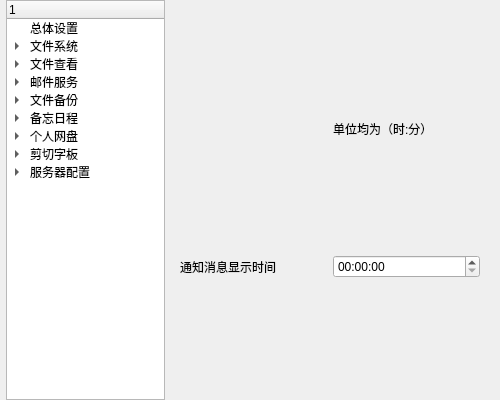
<?xml version="1.0" encoding="UTF-8"?>
<ui version="4.0">
 <class>Setting</class>
 <widget class="QWidget" name="Setting">
  <property name="geometry">
   <rect>
    <x>0</x>
    <y>0</y>
    <width>500</width>
    <height>400</height>
   </rect>
  </property>
  <property name="windowTitle">
   <string>设置</string>
  </property>
  <property name="windowIcon">
   <iconset theme="QIcon::ThemeIcon::WeatherClear"/>
  </property>
  <layout class="QGridLayout" name="gridLayout_5" columnstretch="1,2">
   <property name="leftMargin">
    <number>6</number>
   </property>
   <property name="topMargin">
    <number>0</number>
   </property>
   <property name="bottomMargin">
    <number>0</number>
   </property>
   <item row="0" column="0">
    <widget class="QTreeWidget" name="treeWidget">
     <column>
      <property name="text">
       <string/>
      </property>
     </column>
     <item>
      <property name="text">
       <string>总体设置</string>
      </property>
     </item>
     <item>
      <property name="text">
       <string>文件系统</string>
      </property>
      <item>
       <property name="text">
        <string>默认使用目录</string>
       </property>
      </item>
     </item>
     <item>
      <property name="text">
       <string>文件查看</string>
      </property>
      <item>
       <property name="text">
        <string>字体大小</string>
       </property>
      </item>
      <item>
       <property name="text">
        <string>操作窗口可见性</string>
       </property>
      </item>
     </item>
     <item>
      <property name="text">
       <string>邮件服务</string>
      </property>
      <item>
       <property name="text">
        <string>收发人</string>
       </property>
      </item>
      <item>
       <property name="text">
        <string>设置</string>
       </property>
      </item>
     </item>
     <item>
      <property name="text">
       <string>文件备份</string>
      </property>
      <item>
       <property name="text">
        <string>备份路径</string>
       </property>
      </item>
     </item>
     <item>
      <property name="text">
       <string>备忘日程</string>
      </property>
 
      <item>
       <property name="text">
        <string>提前多久提醒</string>
       </property>
      </item>
     </item>
     <item>
      <property name="text">
       <string>个人网盘</string>
      </property>
      <item>
       <property name="text">
        <string>默认使用目录</string>
       </property>
      </item>
     </item>
     <item>
      <property name="text">
       <string>剪切字板</string>
      </property>
      <item>
       <property name="text">
        <string>初始</string>
       </property>
      </item>
     </item>
     <item>
      <property name="text">
       <string>服务器配置</string>
      </property>
      <item>
       <property name="text">
        <string>IP地址</string>
       </property>
      </item>
     </item>
    </widget>
   </item>
   <item row="0" column="1">
    <widget class="QStackedWidget" name="stackedWidget">
     <property name="currentIndex">
      <number>5</number>
     </property>
     <widget class="QWidget" name="all_setting">
      <layout class="QGridLayout" name="gridLayout_4">
       <item row="2" column="0">
        <widget class="QLabel" name="all_setting_label2">
         <property name="text">
          <string>托盘</string>
         </property>
        </widget>
       </item>
       <item row="0" column="1">
        <widget class="QSpinBox" name="all_setting_spinBox"/>
       </item>
       <item row="2" column="1">
        <widget class="QCheckBox" name="all_setting_checkBox">
         <property name="text">
          <string>是否启用</string>
         </property>
        </widget>
       </item>
       <item row="0" column="0">
        <widget class="QLabel" name="all_setting_label1">
         <property name="text">
          <string>全局字体大小</string>
         </property>
        </widget>
       </item>
       <item row="1" column="0">
        <widget class="QLabel" name="all_setting_label3">
         <property name="sizePolicy">
          <sizepolicy hsizetype="Preferred" vsizetype="Fixed">
           <horstretch>0</horstretch>
           <verstretch>0</verstretch>
          </sizepolicy>
         </property>
         <property name="text">
          <string>主题</string>
         </property>
        </widget>
       </item>
       <item row="1" column="1">
        <widget class="QComboBox" name="all_setting_comboBox">
         <item>
          <property name="text">
           <string>跟随系统</string>
          </property>
         </item>
         <item>
          <property name="text">
           <string>浅色模式</string>
          </property>
         </item>
         <item>
          <property name="text">
           <string>深色模式</string>
          </property>
         </item>
        </widget>
       </item>
       <item row="3" column="0">
        <widget class="QLabel" name="all_setting_label4">
         <property name="text">
          <string>图标颜色</string>
         </property>
        </widget>
       </item>
       <item row="3" column="1">
        <widget class="QPushButton" name="all_setting_iconColorBtn">
         <property name="text">
          <string>选择颜色</string>
         </property>
        </widget>
       </item>
       <item row="4" column="0">
        <widget class="QLabel" name="all_setting_label5">
         <property name="text">
          <string>辅助图标颜色</string>
         </property>
        </widget>
       </item>
       <item row="4" column="1">
        <widget class="QPushButton" name="all_setting_secondaryIconColorBtn">
         <property name="text">
          <string>选择颜色</string>
         </property>
        </widget>
       </item>
      </layout>
     </widget>
     <widget class="QWidget" name="file_system">
      <layout class="QGridLayout" name="gridLayout_6">
       <item row="0" column="0">
        <widget class="QLabel" name="file_system_label">
         <property name="text">
          <string>默认
启用
目录</string>
         </property>
         <property name="alignment">
          <set>Qt::AlignmentFlag::AlignCenter</set>
         </property>
        </widget>
       </item>
       <item row="0" column="1">
        <widget class="QLineEdit" name="file_system_lineEdit"/>
       </item>
       <item row="0" column="2">
        <widget class="QPushButton" name="file_system_Btn">
         <property name="text">
          <string>选取
路径</string>
         </property>
        </widget>
       </item>
      </layout>
     </widget>
     <widget class="QWidget" name="file_see">
      <layout class="QGridLayout" name="gridLayout_2">
       <item row="0" column="0">
        <widget class="QLabel" name="file_see_label1">
         <property name="sizePolicy">
          <sizepolicy hsizetype="Fixed" vsizetype="Preferred">
           <horstretch>0</horstretch>
           <verstretch>0</verstretch>
          </sizepolicy>
         </property>
         <property name="layoutDirection">
          <enum>Qt::LayoutDirection::LeftToRight</enum>
         </property>
         <property name="text">
          <string>字体大小</string>
         </property>
         <property name="alignment">
          <set>Qt::AlignmentFlag::AlignCenter</set>
         </property>
        </widget>
       </item>
       <item row="3" column="1">
        <widget class="QCheckBox" name="file_see_checkBox2">
         <property name="text">
          <string>csv文件</string>
         </property>
        </widget>
       </item>
       <item row="0" column="1">
        <widget class="QSpinBox" name="file_see_spinBox">
         <property name="sizePolicy">
          <sizepolicy hsizetype="Fixed" vsizetype="Fixed">
           <horstretch>1</horstretch>
           <verstretch>0</verstretch>
          </sizepolicy>
         </property>
         <property name="minimumSize">
          <size>
           <width>100</width>
           <height>0</height>
          </size>
         </property>
         <property name="baseSize">
          <size>
           <width>1</width>
           <height>0</height>
          </size>
         </property>
        </widget>
       </item>
       <item row="4" column="1">
        <widget class="QCheckBox" name="file_see_checkBox4">
         <property name="text">
          <string>image文件</string>
         </property>
        </widget>
       </item>
       <item row="4" column="0">
        <widget class="QCheckBox" name="file_see_checkBox3">
         <property name="text">
          <string>xlsx文件</string>
         </property>
        </widget>
       </item>
       <item row="3" column="0">
        <widget class="QCheckBox" name="file_see_checkBox1">
         <property name="text">
          <string>txt文件</string>
         </property>
        </widget>
       </item>
       <item row="2" column="0">
        <widget class="QLabel" name="file_see_label2">
         <property name="sizePolicy">
          <sizepolicy hsizetype="Preferred" vsizetype="Fixed">
           <horstretch>0</horstretch>
           <verstretch>0</verstretch>
          </sizepolicy>
         </property>
         <property name="text">
          <string>文件操作窗口可见性</string>
         </property>
        </widget>
       </item>
       <item row="1" column="0">
        <spacer name="file_see_spacer">
         <property name="orientation">
          <enum>Qt::Orientation::Vertical</enum>
         </property>
         <property name="sizeType">
          <enum>QSizePolicy::Policy::Fixed</enum>
         </property>
         <property name="sizeHint" stdset="0">
          <size>
           <width>20</width>
           <height>40</height>
          </size>
         </property>
        </spacer>
       </item>
      </layout>
     </widget>
     <widget class="QWidget" name="email_service">
      <layout class="QGridLayout" name="gridLayout">
       <item row="0" column="0">
        <widget class="QLabel" name="email_service_label_1">
         <property name="text">
          <string>服务器</string>
         </property>
        </widget>
       </item>
       <item row="0" column="1">
        <widget class="QLineEdit" name="email_service_lineEdit_1"/>
       </item>
       <item row="1" column="0">
        <widget class="QLabel" name="email_service_label_2">
         <property name="text">
          <string>用户名</string>
         </property>
        </widget>
       </item>
       <item row="1" column="1">
        <widget class="QLineEdit" name="email_service_lineEdit_2"/>
       </item>
       <item row="2" column="0">
        <widget class="QLabel" name="email_service_label_3">
         <property name="text">
          <string>密码</string>
         </property>
        </widget>
       </item>
       <item row="2" column="1">
        <widget class="QLineEdit" name="email_service_lineEdit_3"/>
       </item>
       <item row="3" column="0">
        <widget class="QLabel" name="email_service_label_4">
         <property name="text">
          <string>端口</string>
         </property>
        </widget>
       </item>
       <item row="3" column="1">
        <widget class="QLineEdit" name="email_service_lineEdit_4"/>
       </item>
       <item row="4" column="0">
        <widget class="QLabel" name="email_service_label_5">
         <property name="text">
          <string>发件人</string>
         </property>
        </widget>
       </item>
       <item row="4" column="1">
        <widget class="QLineEdit" name="email_service_lineEdit_5"/>
       </item>
       <item row="5" column="0">
        <widget class="QLabel" name="email_service_label_6">
         <property name="text">
          <string>收件人</string>
         </property>
        </widget>
       </item>
       <item row="5" column="1">
        <widget class="QLineEdit" name="email_service_lineEdit_6"/>
       </item>
      </layout>
     </widget>
     <widget class="QWidget" name="file_backup">
      <layout class="QGridLayout" name="gridLayout_7">
       <item row="0" column="1">
        <widget class="QLineEdit" name="file_backup_lineEdit1"/>
       </item>
       <item row="0" column="0">
        <widget class="QLabel" name="file_backup_label1">
         <property name="text">
          <string>程序
备份
目录</string>
         </property>
         <property name="alignment">
          <set>Qt::AlignmentFlag::AlignCenter</set>
         </property>
        </widget>
       </item>
       <item row="0" column="2">
        <widget class="QPushButton" name="file_backup_Btn">
         <property name="text">
          <string>选取
路径</string>
         </property>
        </widget>
       </item>
       <item row="1" column="0">
        <widget class="QLabel" name="file_backup_label2">
         <property name="text">
          <string>云端IP地址</string>
         </property>
        </widget>
       </item>
       <item row="1" column="1">
        <widget class="QLineEdit" name="file_backup_lineEdit2"/>
       </item>
      </layout>
     </widget>
     <widget class="QWidget" name="tag_schedule">
      <layout class="QGridLayout" name="gridLayout_8">

       <item row="3" column="1">
        <widget class="QTimeEdit" name="tag_schedule_timeEdit3"/>
       </item>
       <item row="1" column="1">
        <widget class="QLabel" name="tag_schedule_label2">
         <property name="sizePolicy">
          <sizepolicy hsizetype="Preferred" vsizetype="Fixed">
           <horstretch>0</horstretch>
           <verstretch>0</verstretch>
          </sizepolicy>
         </property>
         <property name="text">
          <string>单位均为（时:分）</string>
         </property>
        </widget>
       </item>
       <item row="3" column="0">
        <widget class="QLabel" name="tag_schedule_label5">
         <property name="text">
          <string>通知消息显示时间</string>
         </property>
        </widget>
       </item>
      </layout>
     </widget>
     <widget class="QWidget" name="personal_drive">
      <layout class="QGridLayout" name="gridLayout_11">
       <item row="0" column="0">
        <widget class="QLabel" name="personal_drive_label">
         <property name="text">
          <string>文件
下载
目录</string>
         </property>
         <property name="alignment">
          <set>Qt::AlignmentFlag::AlignCenter</set>
         </property>
        </widget>
       </item>
       <item row="0" column="1">
        <widget class="QLineEdit" name="personal_drive_lineEdit"/>
       </item>
       <item row="0" column="2">
        <widget class="QPushButton" name="personal_drive_Btn">
         <property name="text">
          <string>选取
路径</string>
         </property>
        </widget>
       </item>
      </layout>
     </widget>
     <widget class="QWidget" name="clip_board">
      <layout class="QGridLayout" name="gridLayout_9">
       <item row="0" column="0">
        <widget class="QLabel" name="clip_board_label1">
         <property name="text">
          <string>初始加载多久的记录</string>
         </property>
        </widget>
       </item>
       <item row="0" column="1">
        <widget class="QSpinBox" name="clip_board_spinBox">
         <property name="maximum">
          <number>240</number>
         </property>
         <property name="value">
          <number>24</number>
         </property>
        </widget>
       </item>
       <item row="1" column="0">
        <widget class="QLabel" name="clip_board_label2">
         <property name="text">
          <string>单位：小时</string>
         </property>
        </widget>
       </item>
      </layout>
     </widget>
     <widget class="QWidget" name="server_config">
      <layout class="QGridLayout" name="gridLayout_10">
       <item row="3" column="0">
        <widget class="QLabel" name="server_config_label5">
         <property name="text">
          <string>共享文档</string>
         </property>
        </widget>
       </item>
       <item row="0" column="0">
        <widget class="QLabel" name="server_config_label1">
         <property name="text">
          <string>IP端口</string>
         </property>
        </widget>
       </item>
       <item row="5" column="0">
        <widget class="QLabel" name="server_confi_label6">
         <property name="text">
          <string>用户信息</string>
         </property>
        </widget>
       </item>
       <item row="3" column="2">
        <widget class="QLineEdit" name="server_config_lineEdit3"/>
       </item>
       <item row="2" column="0">
        <widget class="QLabel" name="server_config_label4">
         <property name="text">
          <string>提交文件</string>
         </property>
        </widget>
       </item>
       <item row="5" column="2">
        <widget class="QLineEdit" name="server_config_lineEdit4"/>
       </item>
       <item row="1" column="0">
        <widget class="QLabel" name="server_config_label3">
         <property name="text">
          <string>云端备份</string>
         </property>
        </widget>
       </item>
       <item row="0" column="2">
        <widget class="QLabel" name="server_config_label2">
         <property name="sizePolicy">
          <sizepolicy hsizetype="Preferred" vsizetype="Fixed">
           <horstretch>0</horstretch>
           <verstretch>0</verstretch>
          </sizepolicy>
         </property>
         <property name="text">
          <string>例如：127.0.0.1:5000</string>
         </property>
        </widget>
       </item>
       <item row="1" column="2">
        <widget class="QLineEdit" name="server_config_lineEdit1"/>
       </item>
       <item row="2" column="2">
        <widget class="QLineEdit" name="server_config_lineEdit2"/>
       </item>
       <item row="4" column="0">
        <widget class="QLabel" name="server_config_label6">
         <property name="text">
          <string>个人网盘</string>
         </property>
        </widget>
       </item>
       <item row="4" column="2">
        <widget class="QLineEdit" name="server_config_lineEdit5"/>
       </item>
      </layout>
     </widget>
    </widget>
   </item>
  </layout>
 </widget>
 <tabstops>
  <tabstop>treeWidget</tabstop>
  <tabstop>all_setting_spinBox</tabstop>
  <tabstop>all_setting_checkBox</tabstop>
  <tabstop>file_system_lineEdit</tabstop>
  <tabstop>file_system_Btn</tabstop>
  <tabstop>email_service_lineEdit_1</tabstop>
  <tabstop>email_service_lineEdit_2</tabstop>
  <tabstop>email_service_lineEdit_3</tabstop>
  <tabstop>email_service_lineEdit_4</tabstop>
  <tabstop>email_service_lineEdit_5</tabstop>
  <tabstop>email_service_lineEdit_6</tabstop>
  <tabstop>file_backup_lineEdit1</tabstop>
  <tabstop>file_backup_Btn</tabstop>
 </tabstops>
 <resources/>
 <connections/>
</ui>
